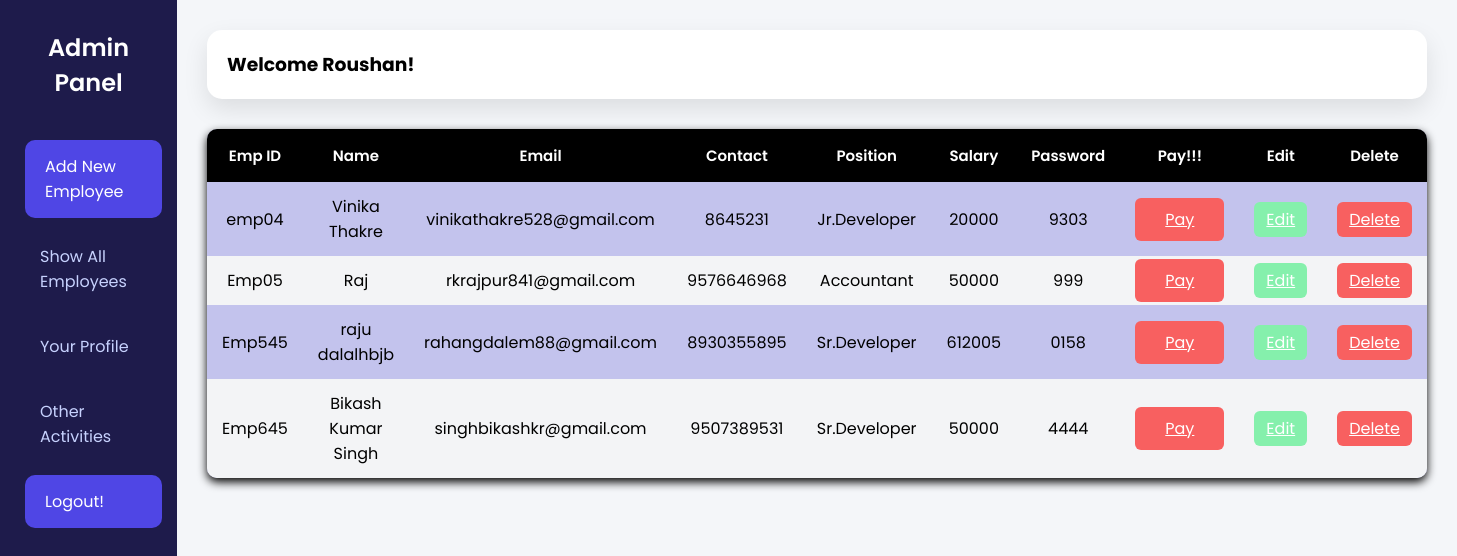
The page /show_emp/ on the database its author committed.
### app/models.py (models this page shows)
class employee(models.Model):
    empid=models.CharField()
    name=models.CharField(max_length=50)
    email=models.EmailField()
    contact=models.IntegerField()
    position=models.CharField(max_length=50)
    salary=models.CharField()
    Password=models.CharField(max_length=6)

### app/views.py (the view)
# urls.py: path('show_emp/',views.show_emp,name='show_emp'),
def show_emp(req):
    emp=employee.objects.all()
    data=[]
    for i in emp:
        data.append({
            'empid':i.empid,
            'name':i.name,
            'email':i.email,
            'contact':i.contact,
            'position':i.position,
            'salary':i.salary,
            'Password':i.Password,
        })
    return render(req,'showemp.html', {'emp': emp})

### app/templates/showemp.html (shortened to what this page needs)
<!DOCTYPE html>
<html lang="en">
<head>
</head>
<body>
    <div class="sidebar">
        <h2>Admin Panel</h2>
        <a class="nav-link active" href="{% url 'add_emp' %}">Add New Employee</a>
        <a class="nav-link" href="{% url 'show_emp' %}">Show All Employees</a>
        <a class="nav-link" onclick="showSection('profile')">Your Profile</a>
        <a class="nav-link" onclick="showSection('activity')">Other Activities</a>
        <a class="nav-link active" href="{% url 'logout' %}">Logout!</a>
    </div>
    <div class="main">
        <div class="topbar">
            <h3>Welcome Roushan!</h3>
        </div>
        <div class="table-container">
            <table id="employee">
                <thead>
                    <tr>
                        <th>Emp ID</th>
                        <th>Name</th>
                        <th>Email</th>
                        <th>Contact</th>
                        <th>Position</th>
                        <th>Salary</th>
                        <th>Password</th>
                        <th>Pay!!!</th>
                        <th>Edit</th>
                        <th>Delete</th>
                    </tr>
                </thead>
                <tbody>
                    {% for i in emp %}
                    <tr>
                        <td>{{ i.empid }}</td>
                        <td>{{ i.name }}</td>
                        <td>{{ i.email }}</td>
                        <td>{{ i.contact }}</td>
                        <td>{{ i.position }}</td>
                        <td>{{ i.salary }}</td>
                        <td>{{ i.Password }}</td>
                        <td>
                            <a href="" class="salary-btn">Pay</a>
                        </td>
                        <td>
                            <a href="{% url 'edit_employee' pk=i.id %}" class="edit-btn">Edit</a>
                        </td>
                        <td>
                            <a href="{% url 'del_employee' pk=i.id %}" class="delete-btn">Delete</a>
                        </td>
                    </tr>
                    {% endfor %}
                </tbody>
            </table>
        </div>
    </div>
</body>
</html>

### app/templates/showemp.html (style rules this page uses)
* { margin: 0; padding: 0; box-sizing: border-box; }
body { font-family: 'Poppins', sans-serif; background: #f4f6f9; display: flex; min-height: 100vh; }
.sidebar { width: 260px; background: #1e1b4b; color: #fff; padding: 30px 20px; transition: 0.3s; }
.sidebar h2 { text-align: center; margin-bottom: 40px; font-weight: 600; }
.nav-link { display: block; padding: 14px 20px; margin-bottom: 12px; border-radius: 10px; color: #c7d2fe; text-decoration: none; transition: 0.3s; cursor: pointer; }
.nav-link:hover, .nav-link.active { background: #4f46e5; color: #fff; transform: translateX(5px); }
.main { flex: 1; padding: 30px; animation: fadeIn 0.6s ease; }
.topbar { background: #fff; padding: 20px; border-radius: 15px; box-shadow: 0 10px 25px rgba(0, 0, 0, 0.1); margin-bottom: 30px; display: flex; justify-content: space-between; align-items: center; }
.table-container { padding: 00px; gap: 00px; }
table { width: 100%; border-collapse: collapse; background: rgb(195, 195, 237); border-radius: 10px; overflow: hidden; box-shadow: 0 4px 10px rgb(0, 0, 0); }
thead { background-color: #000000ff; color: #ffffff; border-radius: 8px 8px 0 0; font-size: 18px; font-weight: bold; width:100%; text-align: center; table-layout: fixed; }
td { padding: 12px 15px; text-align: center; }
th { padding: 15px; text-align: center; font-size: 15px; font-weight: 600; }
tbody tr:nth-child(even) { background-color: #f3f4f6; }
.edit-btn { background-color: #85f0acff; color: #ffffff; border: none; padding: 6px 12px; border-radius: 6px; cursor: pointer; }
.delete-btn { background-color: #f86060ff; color: #ffffff; border: none; padding: 6px 12px; border-radius: 6px; cursor: pointer; }
.salary-btn { background-color: #f86060ff; color: #ffffff; border: none; padding: 10px 30px; border-radius: 6px; cursor: pointer; }

### rows shown on the page
employee: empid "emp04", name "Vinika Thakre", email "vinikathakre528@gmail.com", contact "8645231", position "Jr.Developer", salary "20000", Password "9303"
employee: empid "Emp05", name "Raj", email "rkrajpur841@gmail.com", contact "9576646968", position "Accountant", salary "50000", Password "999"
employee: empid "Emp545", name "raju dalalhbjb", email "rahangdalem88@gmail.com", contact "8930355895", position "Sr.Developer", salary "612005", Password "0158"
employee: empid "Emp645", name "Bikash Kumar Singh", email "singhbikashkr@gmail.com", contact "9507389531", position "Sr.Developer", salary "50000", Password "4444"
